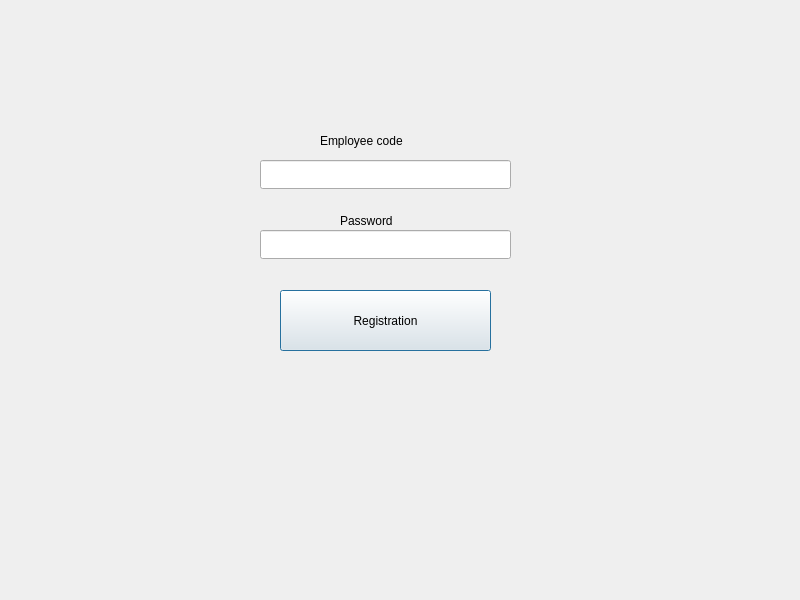
<?xml version="1.0" encoding="UTF-8"?>
<ui version="4.0">
 <class>RegistrationWindow</class>
 <widget class="QDialog" name="registrationwindow">
  <property name="geometry">
   <rect>
    <x>0</x>
    <y>0</y>
    <width>800</width>
    <height>600</height>
   </rect>
  </property>
  <property name="windowTitle">
   <string>MainWindow</string>
  </property>
  <widget class="QWidget" name="centralwidget" native="true">
   <property name="geometry">
    <rect>
     <x>0</x>
     <y>0</y>
     <width>771</width>
     <height>481</height>
    </rect>
   </property>
   <widget class="QPushButton" name="pushButton">
    <property name="geometry">
     <rect>
      <x>280</x>
      <y>290</y>
      <width>211</width>
      <height>61</height>
     </rect>
    </property>
    <property name="text">
     <string>Registration</string>
    </property>
   </widget>
   <widget class="QLabel" name="label">
    <property name="geometry">
     <rect>
      <x>320</x>
      <y>130</y>
      <width>141</width>
      <height>21</height>
     </rect>
    </property>
    <property name="text">
     <string>Employee code</string>
    </property>
   </widget>
   <widget class="QLineEdit" name="lineEdit">
    <property name="geometry">
     <rect>
      <x>260</x>
      <y>160</y>
      <width>251</width>
      <height>29</height>
     </rect>
    </property>
   </widget>
   <widget class="QLabel" name="label_2">
    <property name="geometry">
     <rect>
      <x>340</x>
      <y>210</y>
      <width>80</width>
      <height>21</height>
     </rect>
    </property>
    <property name="text">
     <string>Password</string>
    </property>
   </widget>
   <widget class="QLineEdit" name="lineEdit_2">
    <property name="geometry">
     <rect>
      <x>260</x>
      <y>230</y>
      <width>251</width>
      <height>29</height>
     </rect>
    </property>
   </widget>
  </widget>
 </widget>
 <resources/>
 <connections/>
</ui>
